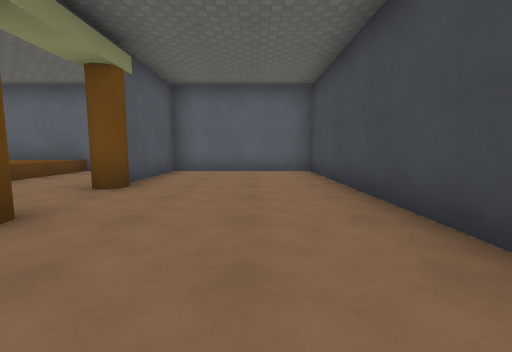
View 1 (above)

24 first-person views from a walk through a level from a Godot 3-D game. The camera is 1.2 m above the floor, tilts 6° down and sees 90° across. The floor is counted in squares, 1.89 m on a side. Each view is taken from the middle of a square. On the plan, view 1 faces up. The plan holds only what a view shows up to about 9 squares ahead; the rest is blank. Surface patterns are stand-ins for the level's own textures.

View 2
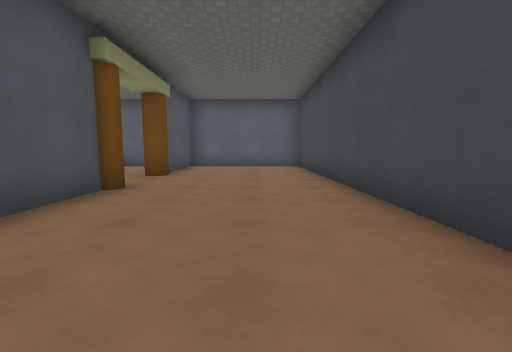

View 3
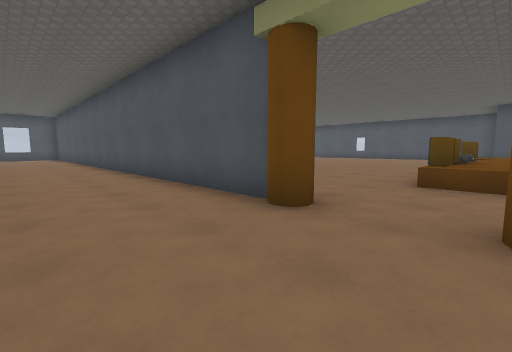

View 4
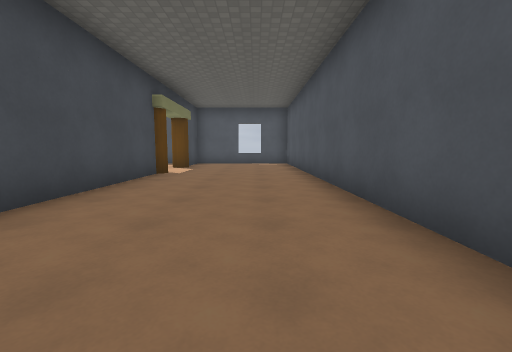

View 5
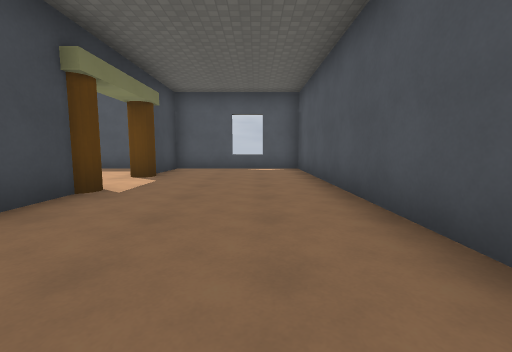

View 6
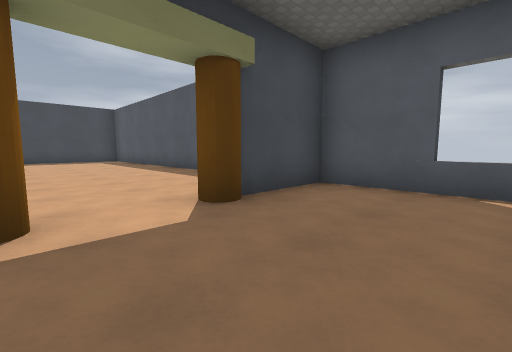

View 7
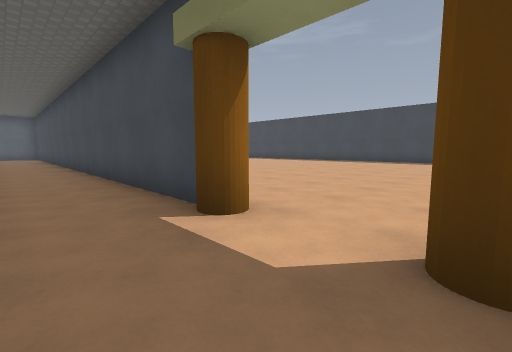

View 8
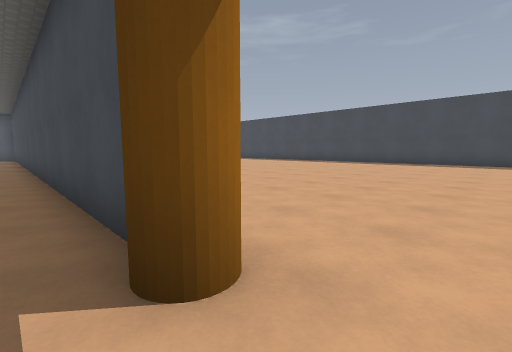

View 9
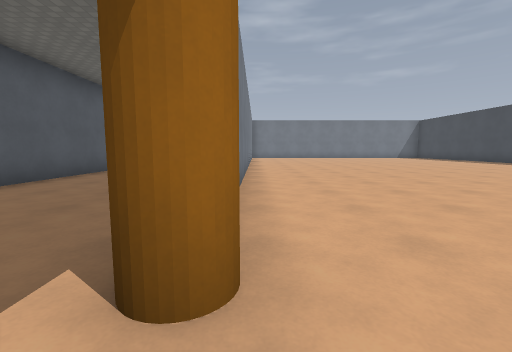

View 10
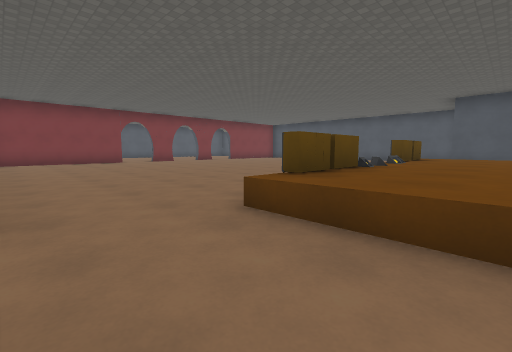

View 11
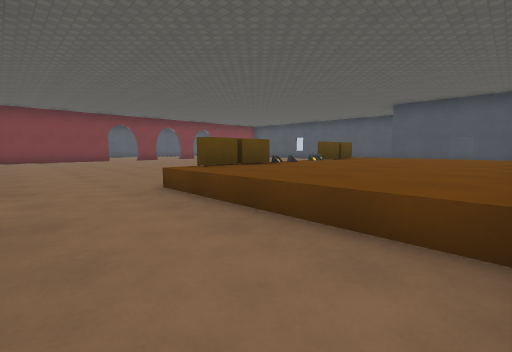

View 12
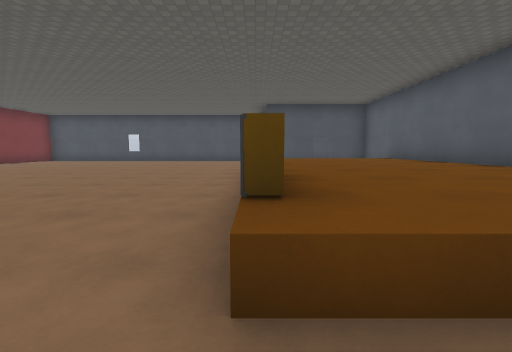

View 13
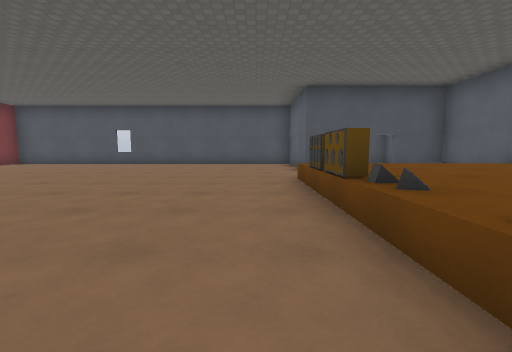

View 14
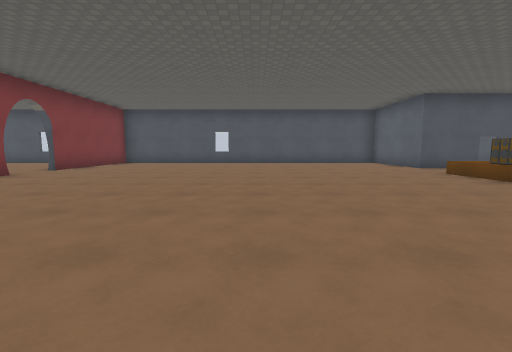

View 15
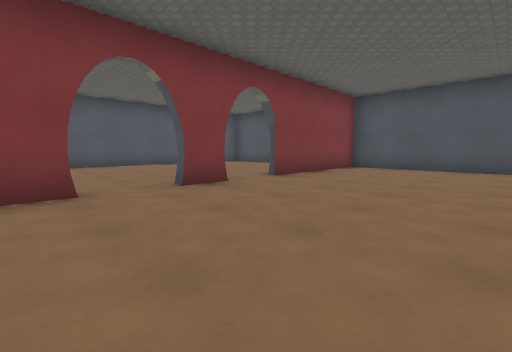

View 16
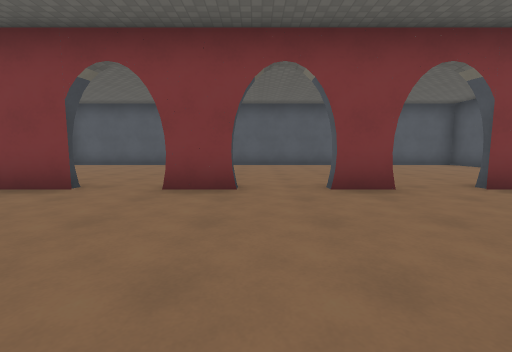

View 17
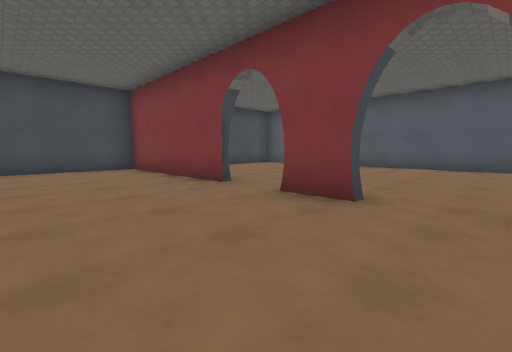

View 18
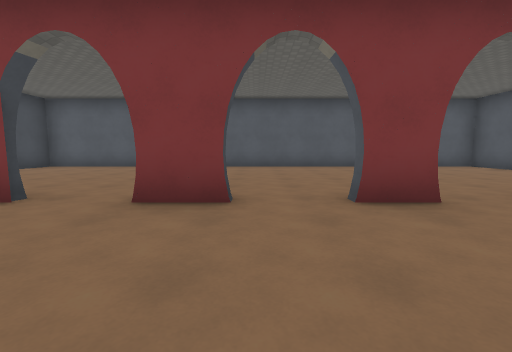

View 19
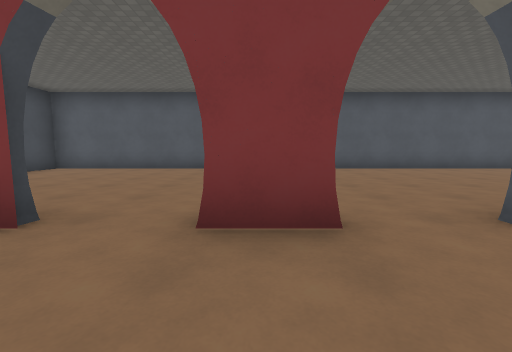

View 20
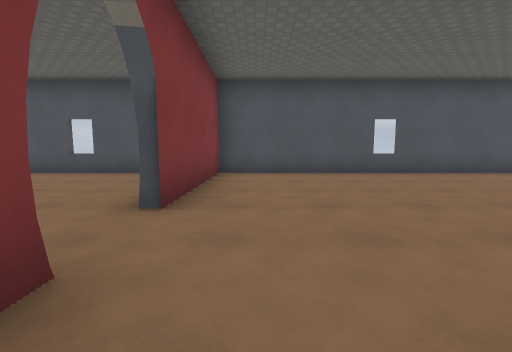

View 21
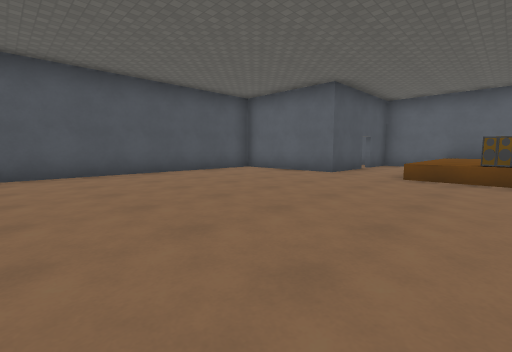

View 22
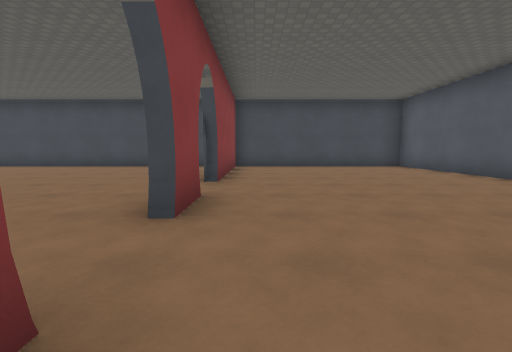

View 23
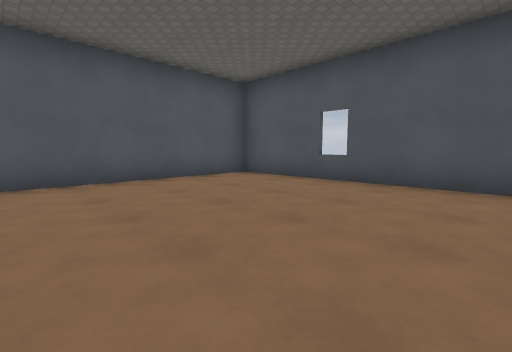

View 24
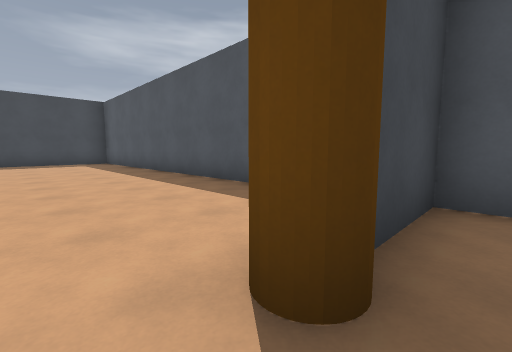

### Floor plan
Key: @ floor where view 1 was taken; # wall or solid block; x gap in a wall; . floor; ^ raised ledge; S speaker.
Columns run from 18 left of view 1 to 14 right of it. Each row starts with its distance up from view 1.
  8    ###########  #####
  7    #..^^^^^^^^..#...#
  6    x..^^^^^^^^..#...#
  5    #..^^^^^^^^..#...#
  4 ####..^^^^^^^^..#...#
  3 #.....^S^^^^S^......#
  2 #...............#...#
  1 #...............#...#
  0 #...............#.@.#
 -1 #...............#...#
 -2 #...............#...#........
 -3 #...............#...#........
 -4 #...............#...#.......
 -5 #...............#...#......
 -6 #...............#...#.......
 -7 #...............#...#........
 -8 #####.#..#.######...#.........
 -9 #...............#...#..........
-10 #...............#...#...........
-11 #...............#...............#
-12 #...............#...#...........
-13 #...............#...#..........
-14 #...............#...#.........
-15 ##############################

Positions as (right, up) in squares from view 1, and headings:
1: (0, 0), facing up
2: (0, -2), facing up
3: (0, 4), facing down-left
4: (-1, -3), facing down
5: (-1, -6), facing down
6: (-1, -10), facing down-right
7: (0, -12), facing up-right
8: (1, -11), facing up-right
9: (2, -11), facing up
10: (-3, 5), facing down-left
11: (-3, 7), facing down-left
12: (-4, 3), facing left
13: (-7, 2), facing left
14: (-6, -2), facing left
15: (-9, -4), facing down-left
16: (-10, -4), facing down
17: (-11, -5), facing down-right
18: (-10, -5), facing down
19: (-9, -6), facing down
20: (-11, -7), facing left
21: (-11, -3), facing up-left
22: (-12, -9), facing right
23: (-13, -9), facing down-left
24: (1, -11), facing down-right
